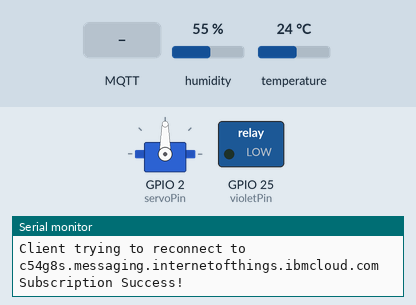
Simulated run of this sketch. Board: ESP32. Parts: servo, switched loads named in the sketch (green lamp = pin HIGH), the last lines printed to the serial monitor. The inputs (shaded band) are chosen by the test bench; at power-on: humidity 55 %, temperature 24 °C. WiFi joins after 1.5 s; servers stay silent unless stated; no MQTT or app messages arrive unless stated.

Above: at 2.7 s.
2.8 s: MQTT message "Motor ON" arrives on the first subscribed topic
At 4.79 s:
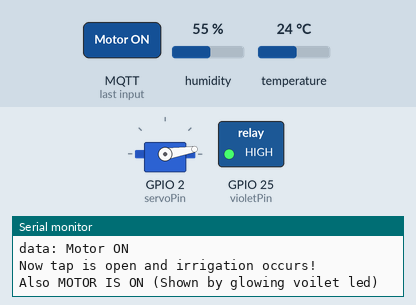
At 6.4 s:
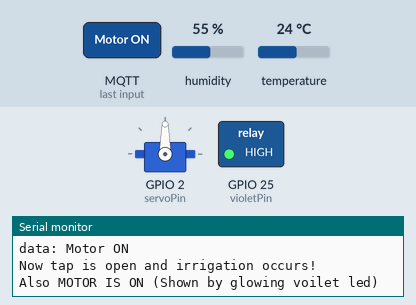
7.3 s: MQTT message "Motor OFF" arrives on the first subscribed topic
At 11.7 s:
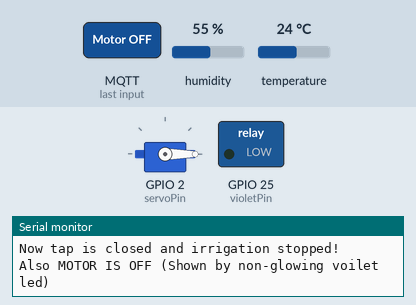
Timing chart, 0 to 13.2 s (numbered marks = the images above; inputs shaded):
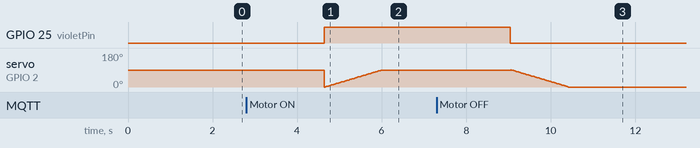

The sketch:

sketch.ino
```cpp
// SMART FARMING - IOT ENABLED APPLICATION
// PROJECT DONE BY THARUN G - 718019L144

// Importing the necessary libraries
#include <Adafruit_Sensor.h>
#include <DHT.h>
#include <DHT_U.h>
#include <WiFi.h>
#include <ESP32Servo.h>
#include "PubSubClient.h"
#define L LOW
#define H HIGH
#define DHTPIN 4
#define DHTTYPE DHT22
#define servoPin 2
#define violetPin 25
// Since motor is not available in wokwi platform,
// violet led is used instead of motor. However the connections
// remains same for motor if used.

// Cloud Credentials
#define ORG "c54g8s"
#define DEVICE_TYPE "ESP32"
#define DEVICE_ID "24_0A_C4_00_01_10"
#define TOKEN "projectDONEbyTharunTeam12345"

void callback(char* subscribetopic, byte* payload, unsigned int payloadLength);

char server[] = ORG".messaging.internetofthings.ibmcloud.com";
char publishTopic[] = "iot-2/evt/Data/fmt/json";
char subscribeTopic[] = "iot-2/cmd/command/fmt/String";
char AUTH[] = "use-token-auth";
char token[] = TOKEN;
char CLIENTID[] = "d:"ORG":"DEVICE_TYPE":"DEVICE_ID;


DHT_Unified dht(DHTPIN, DHTTYPE);
uint32_t delayMS;

// Temperature and humidity variables
float temperature = 0;
float humidity = 0;
String data = "";

// SSID and Password for WiFi connection
char SSID[] = "Wokwi-GUEST";
char PASSWORD[] = "";

Servo servo;
// angle position of servo motor
int deg = 0;

WiFiClient wifiClient;
PubSubClient client(server, 1883, callback, wifiClient);

// Connecting to Cloud through MQTT Protocol
void mqttConnect()
{
  if (!client.connected())
  {
    Serial.print("Client trying to reconnect to ");
    Serial.println(server);
    while (!client.connect( CLIENTID, AUTH, TOKEN))
    {
      Serial.print(".");
      delay(500);
    }
    Serial.println();
    if (client.subscribe(subscribeTopic))
    {
      Serial.println("Subscription Success!");
    }
    else
    {
      Serial.println("Subscription Failed!");
    }
  }
}

void callback(char* subscribetopic, byte* payload, unsigned int payloadLength)
{

  Serial.print("callback invoked for topic: ");
  Serial.println(subscribetopic);
  for (int i = 0; i < payloadLength; i++) {
    //Serial.print((char)payload[i]);
    data += (char)payload[i];
  }

  Serial.println("data: "+ data);
  if(data=="Motor OFF")
  {
    digitalWrite(violetPin, LOW);
    Serial.println("Now tap is closed and irrigation stopped!");
    Serial.println("Also MOTOR IS OFF (Shown by non-glowing voilet led)");
    for (; deg >= 0; deg -= 1)
    {
      servo.write(deg);
      delay(15);
    }
  }
  else if (data=="Motor ON")
  {
    digitalWrite(violetPin, HIGH);
    Serial.println("Now tap is open and irrigation occurs!");
    Serial.println("Also MOTOR IS ON (Shown by glowing voilet led)");
    for (; deg <= 90; deg += 1)
    {
      servo.write(deg);
      delay(15);
    }
  }
  data = "";
}

// Setup function - run only once
void setup() {
  Serial.begin(115200);
  WiFi.mode(WIFI_STA);
  WiFi.begin(SSID, PASSWORD);
  pinMode(violetPin, OUTPUT);
  digitalWrite(violetPin, LOW);

  // Connecting to WiFi
  Serial.print("Trying to connect to WiFi.");
  while (WiFi.status() != WL_CONNECTED) {
    delay(500);
    Serial.print(".");
  }
  Serial.println();

  Serial.print("Connected to ");
  Serial.print(SSID);
  Serial.print("(IP Address: ");
  Serial.print(WiFi.localIP());
  Serial.println(")");

  Serial.print("MAC Address: ");
  Serial.println(WiFi.macAddress());

  // DHT22 sensor and Servo motor configuration
  dht.begin();
  servo.attach(servoPin, 500, 2400);
  sensor_t sensor;
  dht.temperature().getSensor(&sensor);
  Serial.println("------------------------------------");
  Serial.print("Temperature Sensor - Resolution : ");
  Serial.print(sensor.resolution);
  Serial.println("°C");
  Serial.println("------------------------------------");
  dht.humidity().getSensor(&sensor);
  Serial.print("Humidity Sensor - Resolution : ");
  Serial.print(sensor.resolution);
  Serial.println("%");
  Serial.println("------------------------------------");
  delayMS = sensor.min_delay / 1000;

}

// Loop function - run continuously
void loop() {

  // Getting temperature and humidity values at the moment
  sensors_event_t event;
  dht.temperature().getEvent(&event);
  Serial.println("====================================");
  Serial.println("------------------------------------");
  if (isnan(event.temperature))
  {
    temperature = 0;
    Serial.println("Got error while reading temperature!");
  }
  else
  {
    temperature = event.temperature;
    Serial.print("Current Temperature: ");
    Serial.print(event.temperature);
    Serial.println("°C");
  }


  dht.humidity().getEvent(&event);
  if (isnan(event.relative_humidity))
  {
    humidity = 0;
     Serial.println("Got error while reading humidity!");
  }
  else
  {
    humidity = event.relative_humidity;
    Serial.print("Current Relative Humidity: ");
    Serial.print(event.relative_humidity);
    Serial.println("%");
  }

  Serial.println("------------------------------------");

  if (temperature>0 && humidity>0)
  {
    String payload = "{\"Temperature\":";
    payload += String(temperature,2);
    payload += ",\"Humidity\":";
    payload += String(humidity,2);
    payload += "}";
    Serial.print("Payload: ");
    Serial.println(payload);
    if (client.publish(publishTopic, (char *) payload.c_str()))
    {
      Serial.println("Published Successfully!");
    }
    else
    {
      Serial.println("Publish Failed!");
    }
  }
  Serial.println("------------------------------------");

  // Controlling tap and motor based on certain conditions
  // if ( ((temperature < 27)||(temperature == 0)) && ((humidity > 30)||(humidity == 0)) )
  // {
  //   digitalWrite(violetPin, LOW);
  //   Serial.println("Now tap is closed and irrigation stopped!");
  //   Serial.println("Also MOTOR IS OFF (Shown by non-glowing voilet led)");
  //   for (; deg >= 0; deg -= 1)
  //   {
  //     servo.write(deg);
  //     delay(15);
  //   }
  // }
  // else
  // {
    // digitalWrite(violetPin, HIGH);
    // Serial.println("Now tap is open and irrigation occurs!");
    // Serial.println("Also MOTOR IS ON (Shown by glowing voilet led)");
    // for (; deg <= 90; deg += 1)
    // {
    //   servo.write(deg);
    //   delay(15);
    // }
  // }
  Serial.println("------------------------------------");

  if (!client.loop())
  {
    mqttConnect();
  }

  delay(delayMS + 1000);
}
```

Measured:
- after the input at 2.8 s, GPIO 25 (violetPin): LOW → HIGH after 1.8 s
- after the input at 7.3 s, GPIO 25 (violetPin): HIGH → LOW after 1.7 s
